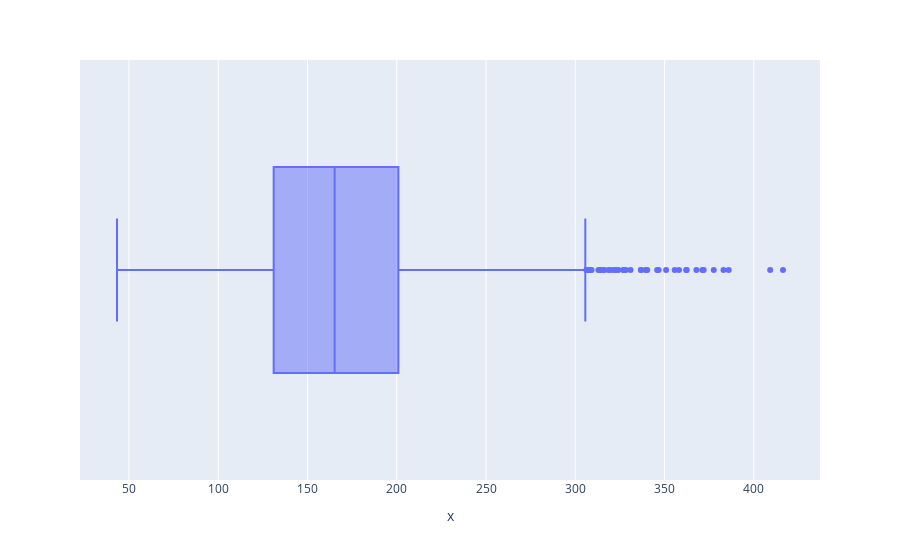

Notebook code cell kept with this figure:
### Code cell
LHData.describe()
px.box(x=LHData['VALUE'])

### Figure 1 — Plotly figure (JSON) as saved in the notebook; plotly's stock layout.template omitted (floating-point values rounded to 4 significant figures; data arrays with more than 128 entries replaced by an {"elided": "..."} marker saying what was removed)
{"data": [{"alignmentgroup": "True", "hovertemplate": "x=%{x}<extra></extra>", "legendgroup": "", "marker": {"color": "#636efa"}, "name": "", "notched": false, "offsetgroup": "", "orientation": "h", "showlegend": false, "type": "box", "x": {"elided": "1018 float values"}, "x0": " ", "xaxis": "x", "y0": " ", "yaxis": "y"}], "layout": {"boxmode": "group", "legend": {"tracegroupgap": 0}, "margin": {"t": 60}, "xaxis": {"anchor": "y", "domain": [0, 1], "title": {"text": "x"}}, "yaxis": {"anchor": "x", "domain": [0, 1]}}}
